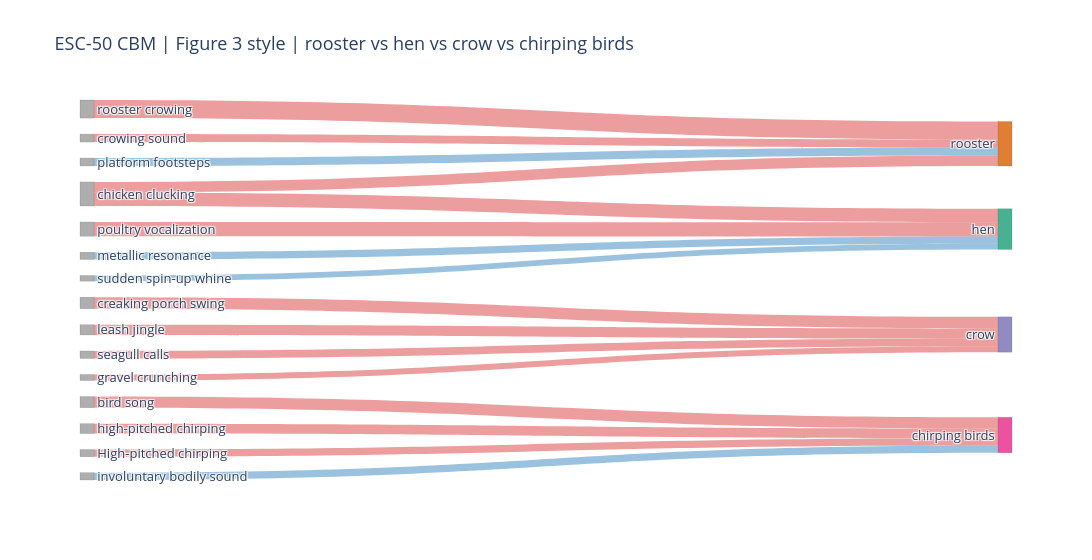
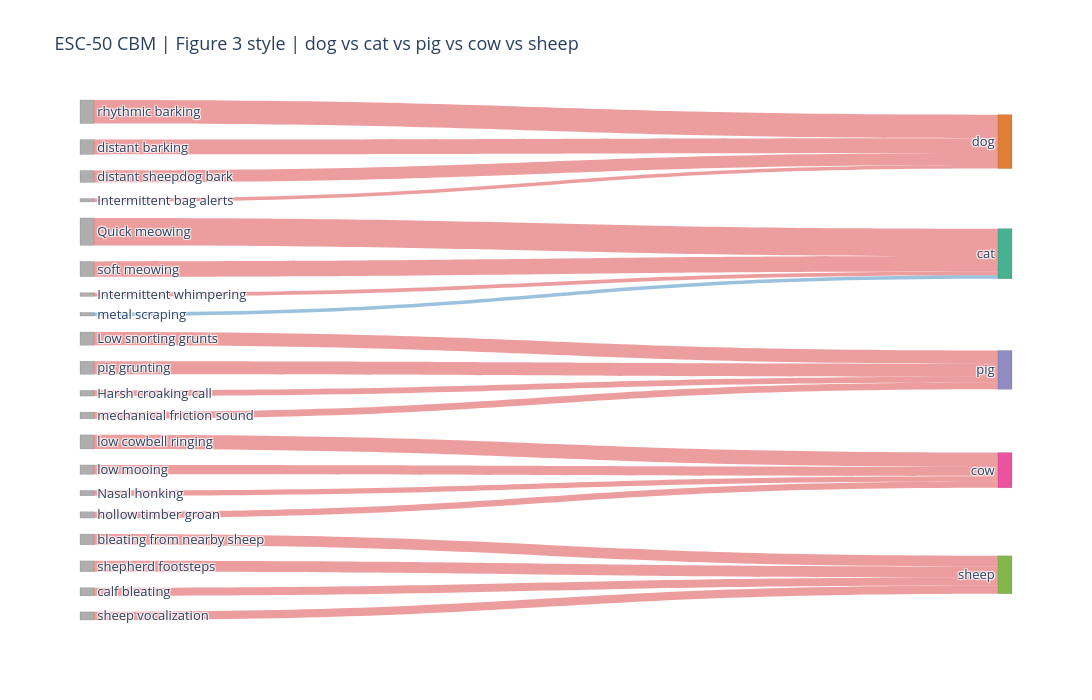
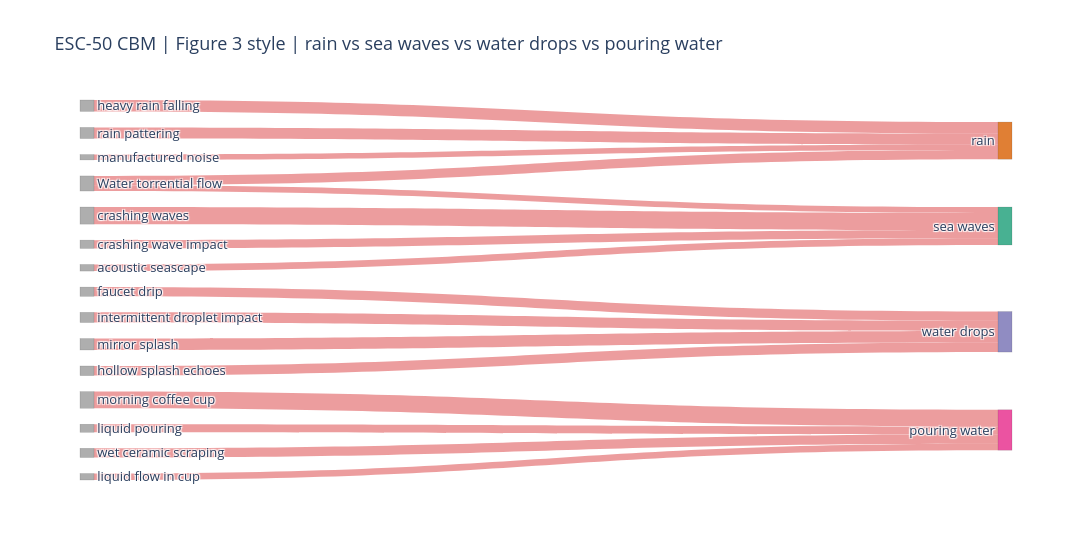
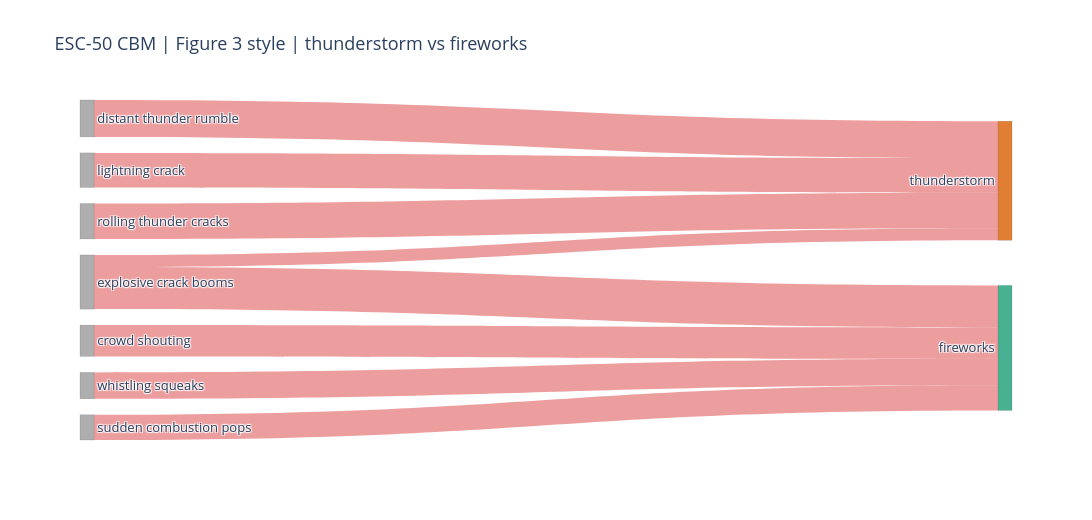

Notebook source saved alongside these figures, in order:
### Markdown cell above
## Figure 3-style final-layer weight visualizations
Each figure shows concept-to-class links for one selected class group, using signed final-layer weights from the trained ESC-50 CBM.

### Code cell
def make_group_sankey(group_classes, top_k=5, min_abs_weight=0.03):
    if not HAS_PLOTLY:
        raise ImportError("Plotly is required for Sankey rendering. Install with: pip install plotly")

    class_ids = [class_to_idx[c] for c in group_classes]
    final_w = model.final.weight.detach().cpu().numpy()

    links = []
    for class_name, cls_id in zip(group_classes, class_ids):
        w = final_w[cls_id]
        ranked = np.argsort(np.abs(w))[::-1]
        selected = [i for i in ranked if abs(w[i]) >= min_abs_weight][:top_k]
        if len(selected) == 0:
            selected = ranked[:top_k]
        for concept_idx in selected:
            links.append((concept_idx, class_name, float(w[concept_idx])))

    unique_concepts = sorted({cidx for cidx, _, _ in links})
    concept_node = {cidx: i for i, cidx in enumerate(unique_concepts)}
    class_node = {name: len(unique_concepts) + i for i, name in enumerate(group_classes)}

    node_labels = [concepts[cidx] for cidx in unique_concepts] + [_pretty(name) for name in group_classes]
    node_colors = ["rgba(120,120,120,0.6)" for _ in unique_concepts] + [
        "rgba(217,95,2,0.8)",
        "rgba(27,158,119,0.8)",
        "rgba(117,112,179,0.8)",
        "rgba(231,41,138,0.8)",
        "rgba(102,166,30,0.8)",
    ][:len(group_classes)]

    sources = []
    targets = []
    values = []
    colors = []
    hover = []

    for cidx, cname, weight in links:
        sources.append(concept_node[cidx])
        targets.append(class_node[cname])
        values.append(abs(weight))
        colors.append("rgba(214,39,40,0.45)" if weight >= 0 else "rgba(31,119,180,0.45)")
        hover.append(f"{concepts[cidx]} -> {_pretty(cname)}<br>weight={weight:+.4f}")

    fig = go.Figure(
        data=[
            go.Sankey(
                arrangement="snap",
                node=dict(
                    pad=16,
                    thickness=14,
                    line=dict(color="rgba(40,40,40,0.25)", width=0.5),
                    label=node_labels,
                    color=node_colors,
                ),
                link=dict(
                    source=sources,
                    target=targets,
                    value=values,
                    color=colors,
                    customdata=hover,
                    hovertemplate="%{customdata}<extra></extra>",
                ),
            )
        ]
    )
    fig.update_layout(
        title=f"ESC-50 CBM | Figure 3 style | {' vs '.join([_pretty(c) for c in group_classes])}",
        width=1300,
        height=max(520, 140 * len(group_classes)),
        font=dict(size=13),
    )
    fig.show()

for group in CLASS_GROUPS:
    make_group_sankey(group_classes=group, top_k=4, min_abs_weight=0.03)

### Figure 1 — Plotly figure (JSON) as saved in the notebook; plotly's stock layout.template omitted (floating-point values rounded to 4 significant figures)
{"data": [{"arrangement": "snap", "link": {"color": ["rgba(214,39,40,0.45)", "rgba(214,39,40,0.45)", "rgba(214,39,40,0.45)", "rgba(31,119,180,0.45)", "rgba(214,39,40,0.45)", "rgba(214,39,40,0.45)", "rgba(31,119,180,0.45)", "rgba(31,119,180,0.45)", "rgba(214,39,40,0.45)", "rgba(214,39,40,0.45)", "rgba(214,39,40,0.45)", "rgba(214,39,40,0.45)", "rgba(214,39,40,0.45)", "rgba(214,39,40,0.45)", "rgba(31,119,180,0.45)", "rgba(214,39,40,0.45)"], "customdata": ["rooster crowing -> rooster<br>weight=+0.7230", "chicken clucking -> rooster<br>weight=+0.4218", "crowing sound -> rooster<br>weight=+0.3180", "platform footsteps -> rooster<br>weight=-0.3149", "poultry vocalization -> hen<br>weight=+0.5699", "chicken clucking -> hen<br>weight=+0.5386", "metallic resonance -> hen<br>weight=-0.2893", "sudden spin-up whine -> hen<br>weight=-0.2276", "creaking porch swing -> crow<br>weight=+0.4610", "leash jingle -> crow<br>weight=+0.4088", "seagull calls -> crow<br>weight=+0.3010", "gravel crunching -> crow<br>weight=+0.2413", "bird song -> chirping birds<br>weight=+0.4456", "high-pitched chirping -> chirping birds<br>weight=+0.3939", "involuntary bodily sound -> chirping birds<br>weight=-0.2915", "High-pitched chirping -> chirping birds<br>weight=+0.2860"], "hovertemplate": "%{customdata}<extra></extra>", "source": [12, 2, 4, 10, 11, 2, 9, 14, 3, 8, 13, 5, 1, 6, 7, 0], "target": [15, 15, 15, 15, 16, 16, 16, 16, 17, 17, 17, 17, 18, 18, 18, 18], "value": [0.723, 0.4218, 0.318, 0.3149, 0.5699, 0.5386, 0.2893, 0.2276, 0.461, 0.4088, 0.301, 0.2413, 0.4456, 0.3939, 0.2915, 0.286]}, "node": {"color": ["rgba(120,120,120,0.6)", "rgba(120,120,120,0.6)", "rgba(120,120,120,0.6)", "rgba(120,120,120,0.6)", "rgba(120,120,120,0.6)", "rgba(120,120,120,0.6)", "rgba(120,120,120,0.6)", "rgba(120,120,120,0.6)", "rgba(120,120,120,0.6)", "rgba(120,120,120,0.6)", "rgba(120,120,120,0.6)", "rgba(120,120,120,0.6)", "rgba(120,120,120,0.6)", "rgba(120,120,120,0.6)", "rgba(120,120,120,0.6)", "rgba(217,95,2,0.8)", "rgba(27,158,119,0.8)", "rgba(117,112,179,0.8)", "rgba(231,41,138,0.8)"], "label": ["High-pitched chirping", "bird song", "chicken clucking", "creaking porch swing", "crowing sound", "gravel crunching", "high-pitched chirping", "involuntary bodily sound", "leash jingle", "metallic resonance", "platform footsteps", "poultry vocalization", "rooster crowing", "seagull calls", "sudden spin-up whine", "rooster", "hen", "crow", "chirping birds"], "line": {"color": "rgba(40,40,40,0.25)", "width": 0.5}, "pad": 16, "thickness": 14}, "type": "sankey"}], "layout": {"font": {"size": 13}, "height": 560, "title": {"text": "ESC-50 CBM | Figure 3 style | rooster vs hen vs crow vs chirping birds"}, "width": 1300}}

### Figure 2 — Plotly figure (JSON) as saved in the notebook; plotly's stock layout.template omitted (floating-point values rounded to 4 significant figures)
{"data": [{"arrangement": "snap", "link": {"color": ["rgba(214,39,40,0.45)", "rgba(214,39,40,0.45)", "rgba(214,39,40,0.45)", "rgba(214,39,40,0.45)", "rgba(214,39,40,0.45)", "rgba(214,39,40,0.45)", "rgba(214,39,40,0.45)", "rgba(31,119,180,0.45)", "rgba(214,39,40,0.45)", "rgba(214,39,40,0.45)", "rgba(214,39,40,0.45)", "rgba(214,39,40,0.45)", "rgba(214,39,40,0.45)", "rgba(214,39,40,0.45)", "rgba(214,39,40,0.45)", "rgba(214,39,40,0.45)", "rgba(214,39,40,0.45)", "rgba(214,39,40,0.45)", "rgba(214,39,40,0.45)", "rgba(214,39,40,0.45)"], "customdata": ["rhythmic barking -> dog<br>weight=+1.0795", "distant barking -> dog<br>weight=+0.6847", "distant sheepdog bark -> dog<br>weight=+0.5488", "Intermittent bag alerts -> dog<br>weight=+0.1605", "Quick meowing -> cat<br>weight=+1.2575", "soft meowing -> cat<br>weight=+0.7015", "Intermittent whimpering -> cat<br>weight=+0.1722", "metal scraping -> cat<br>weight=-0.1642", "Low snorting grunts -> pig<br>weight=+0.6059", "pig grunting -> pig<br>weight=+0.6003", "mechanical friction sound -> pig<br>weight=+0.3073", "Harsh croaking call -> pig<br>weight=+0.2658", "low cowbell ringing -> cow<br>weight=+0.6470", "low mooing -> cow<br>weight=+0.4325", "hollow timber groan -> cow<br>weight=+0.2883", "Nasal honking -> cow<br>weight=+0.2479", "shepherd footsteps -> sheep<br>weight=+0.4977", "bleating from nearby sheep -> sheep<br>weight=+0.4943", "calf bleating -> sheep<br>weight=+0.3743", "sheep vocalization -> sheep<br>weight=+0.3728"], "hovertemplate": "%{customdata}<extra></extra>", "source": [16, 8, 9, 1, 5, 19, 2, 14, 3, 15, 13, 0, 11, 12, 10, 4, 18, 6, 7, 17], "target": [20, 20, 20, 20, 21, 21, 21, 21, 22, 22, 22, 22, 23, 23, 23, 23, 24, 24, 24, 24], "value": [1.079, 0.6847, 0.5488, 0.1605, 1.258, 0.7015, 0.1722, 0.1642, 0.6059, 0.6003, 0.3073, 0.2658, 0.647, 0.4325, 0.2883, 0.2479, 0.4977, 0.4943, 0.3743, 0.3728]}, "node": {"color": ["rgba(120,120,120,0.6)", "rgba(120,120,120,0.6)", "rgba(120,120,120,0.6)", "rgba(120,120,120,0.6)", "rgba(120,120,120,0.6)", "rgba(120,120,120,0.6)", "rgba(120,120,120,0.6)", "rgba(120,120,120,0.6)", "rgba(120,120,120,0.6)", "rgba(120,120,120,0.6)", "rgba(120,120,120,0.6)", "rgba(120,120,120,0.6)", "rgba(120,120,120,0.6)", "rgba(120,120,120,0.6)", "rgba(120,120,120,0.6)", "rgba(120,120,120,0.6)", "rgba(120,120,120,0.6)", "rgba(120,120,120,0.6)", "rgba(120,120,120,0.6)", "rgba(120,120,120,0.6)", "rgba(217,95,2,0.8)", "rgba(27,158,119,0.8)", "rgba(117,112,179,0.8)", "rgba(231,41,138,0.8)", "rgba(102,166,30,0.8)"], "label": ["Harsh croaking call", "Intermittent bag alerts", "Intermittent whimpering", "Low snorting grunts", "Nasal honking", "Quick meowing", "bleating from nearby sheep", "calf bleating", "distant barking", "distant sheepdog bark", "hollow timber groan", "low cowbell ringing", "low mooing", "mechanical friction sound", "metal scraping", "pig grunting", "rhythmic barking", "sheep vocalization", "shepherd footsteps", "soft meowing", "dog", "cat", "pig", "cow", "sheep"], "line": {"color": "rgba(40,40,40,0.25)", "width": 0.5}, "pad": 16, "thickness": 14}, "type": "sankey"}], "layout": {"font": {"size": 13}, "height": 700, "title": {"text": "ESC-50 CBM | Figure 3 style | dog vs cat vs pig vs cow vs sheep"}, "width": 1300}}

### Figure 3 — Plotly figure (JSON) as saved in the notebook; plotly's stock layout.template omitted (floating-point values rounded to 4 significant figures)
{"data": [{"arrangement": "snap", "link": {"color": ["rgba(214,39,40,0.45)", "rgba(214,39,40,0.45)", "rgba(214,39,40,0.45)", "rgba(214,39,40,0.45)", "rgba(214,39,40,0.45)", "rgba(214,39,40,0.45)", "rgba(214,39,40,0.45)", "rgba(214,39,40,0.45)", "rgba(214,39,40,0.45)", "rgba(214,39,40,0.45)", "rgba(214,39,40,0.45)", "rgba(214,39,40,0.45)", "rgba(214,39,40,0.45)", "rgba(214,39,40,0.45)", "rgba(214,39,40,0.45)", "rgba(214,39,40,0.45)"], "customdata": ["heavy rain falling -> rain<br>weight=+0.5649", "rain pattering -> rain<br>weight=+0.5499", "Water torrential flow -> rain<br>weight=+0.4548", "manufactured noise -> rain<br>weight=+0.2662", "crashing waves -> sea waves<br>weight=+0.8455", "crashing wave impact -> sea waves<br>weight=+0.4117", "acoustic seascape -> sea waves<br>weight=+0.3277", "Water torrential flow -> sea waves<br>weight=+0.2915", "mirror splash -> water drops<br>weight=+0.5659", "intermittent droplet impact -> water drops<br>weight=+0.5038", "hollow splash echoes -> water drops<br>weight=+0.4755", "faucet drip -> water drops<br>weight=+0.4580", "morning coffee cup -> pouring water<br>weight=+0.8224", "wet ceramic scraping -> pouring water<br>weight=+0.4553", "liquid pouring -> pouring water<br>weight=+0.3989", "liquid flow in cup -> pouring water<br>weight=+0.3205"], "hovertemplate": "%{customdata}<extra></extra>", "source": [5, 13, 0, 10, 3, 2, 1, 0, 11, 7, 6, 4, 12, 14, 9, 8], "target": [15, 15, 15, 15, 16, 16, 16, 16, 17, 17, 17, 17, 18, 18, 18, 18], "value": [0.5649, 0.5499, 0.4548, 0.2662, 0.8455, 0.4117, 0.3277, 0.2915, 0.5659, 0.5038, 0.4755, 0.458, 0.8224, 0.4553, 0.3989, 0.3205]}, "node": {"color": ["rgba(120,120,120,0.6)", "rgba(120,120,120,0.6)", "rgba(120,120,120,0.6)", "rgba(120,120,120,0.6)", "rgba(120,120,120,0.6)", "rgba(120,120,120,0.6)", "rgba(120,120,120,0.6)", "rgba(120,120,120,0.6)", "rgba(120,120,120,0.6)", "rgba(120,120,120,0.6)", "rgba(120,120,120,0.6)", "rgba(120,120,120,0.6)", "rgba(120,120,120,0.6)", "rgba(120,120,120,0.6)", "rgba(120,120,120,0.6)", "rgba(217,95,2,0.8)", "rgba(27,158,119,0.8)", "rgba(117,112,179,0.8)", "rgba(231,41,138,0.8)"], "label": ["Water torrential flow", "acoustic seascape", "crashing wave impact", "crashing waves", "faucet drip", "heavy rain falling", "hollow splash echoes", "intermittent droplet impact", "liquid flow in cup", "liquid pouring", "manufactured noise", "mirror splash", "morning coffee cup", "rain pattering", "wet ceramic scraping", "rain", "sea waves", "water drops", "pouring water"], "line": {"color": "rgba(40,40,40,0.25)", "width": 0.5}, "pad": 16, "thickness": 14}, "type": "sankey"}], "layout": {"font": {"size": 13}, "height": 560, "title": {"text": "ESC-50 CBM | Figure 3 style | rain vs sea waves vs water drops vs pouring water"}, "width": 1300}}

### Figure 4 — Plotly figure (JSON) as saved in the notebook; plotly's stock layout.template omitted (floating-point values rounded to 4 significant figures)
{"data": [{"arrangement": "snap", "link": {"color": ["rgba(214,39,40,0.45)", "rgba(214,39,40,0.45)", "rgba(214,39,40,0.45)", "rgba(214,39,40,0.45)", "rgba(214,39,40,0.45)", "rgba(214,39,40,0.45)", "rgba(214,39,40,0.45)", "rgba(214,39,40,0.45)"], "customdata": ["distant thunder rumble -> thunderstorm<br>weight=+0.5697", "rolling thunder cracks -> thunderstorm<br>weight=+0.5479", "lightning crack -> thunderstorm<br>weight=+0.5340", "explosive crack booms -> thunderstorm<br>weight=+0.1867", "explosive crack booms -> fireworks<br>weight=+0.6499", "crowd shouting -> fireworks<br>weight=+0.4827", "whistling squeaks -> fireworks<br>weight=+0.4079", "sudden combustion pops -> fireworks<br>weight=+0.3894"], "hovertemplate": "%{customdata}<extra></extra>", "source": [1, 4, 3, 2, 2, 0, 6, 5], "target": [7, 7, 7, 7, 8, 8, 8, 8], "value": [0.5697, 0.5479, 0.534, 0.1867, 0.6499, 0.4827, 0.4079, 0.3894]}, "node": {"color": ["rgba(120,120,120,0.6)", "rgba(120,120,120,0.6)", "rgba(120,120,120,0.6)", "rgba(120,120,120,0.6)", "rgba(120,120,120,0.6)", "rgba(120,120,120,0.6)", "rgba(120,120,120,0.6)", "rgba(217,95,2,0.8)", "rgba(27,158,119,0.8)"], "label": ["crowd shouting", "distant thunder rumble", "explosive crack booms", "lightning crack", "rolling thunder cracks", "sudden combustion pops", "whistling squeaks", "thunderstorm", "fireworks"], "line": {"color": "rgba(40,40,40,0.25)", "width": 0.5}, "pad": 16, "thickness": 14}, "type": "sankey"}], "layout": {"font": {"size": 13}, "height": 520, "title": {"text": "ESC-50 CBM | Figure 3 style | thunderstorm vs fireworks"}, "width": 1300}}
